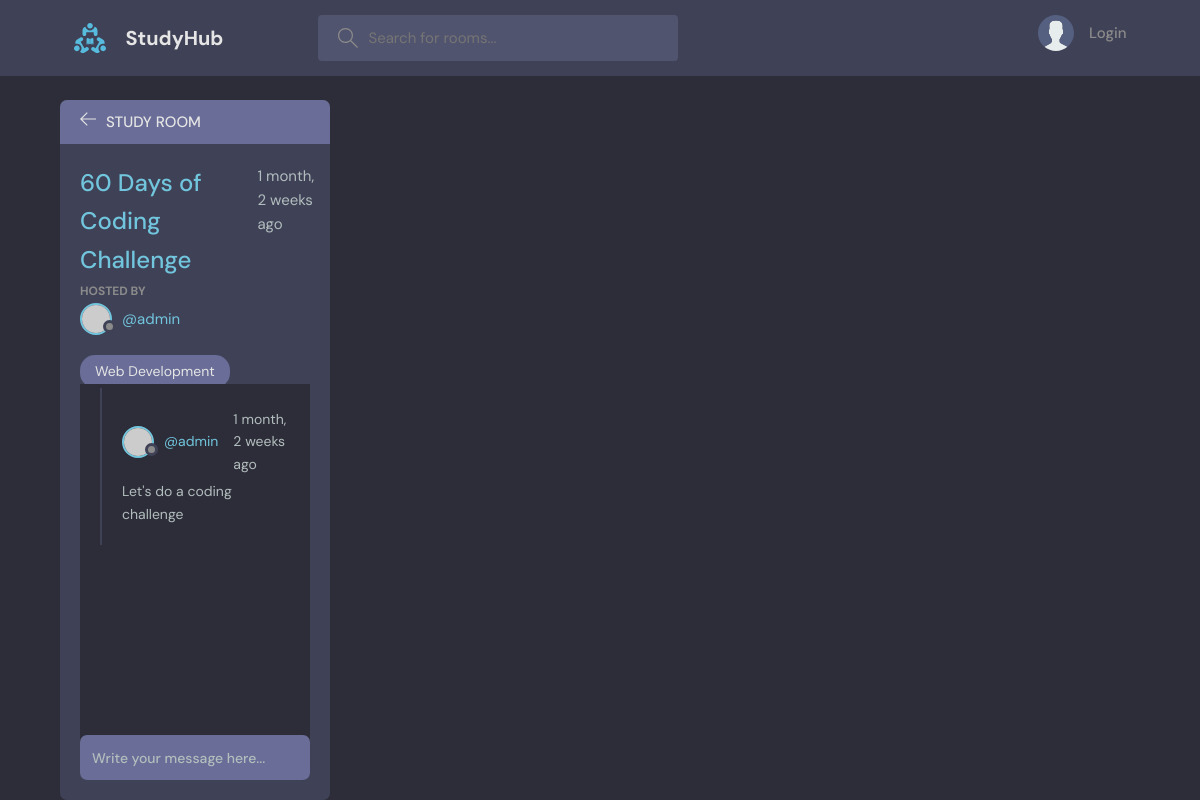
Page /room/1/ on the earlier database version.
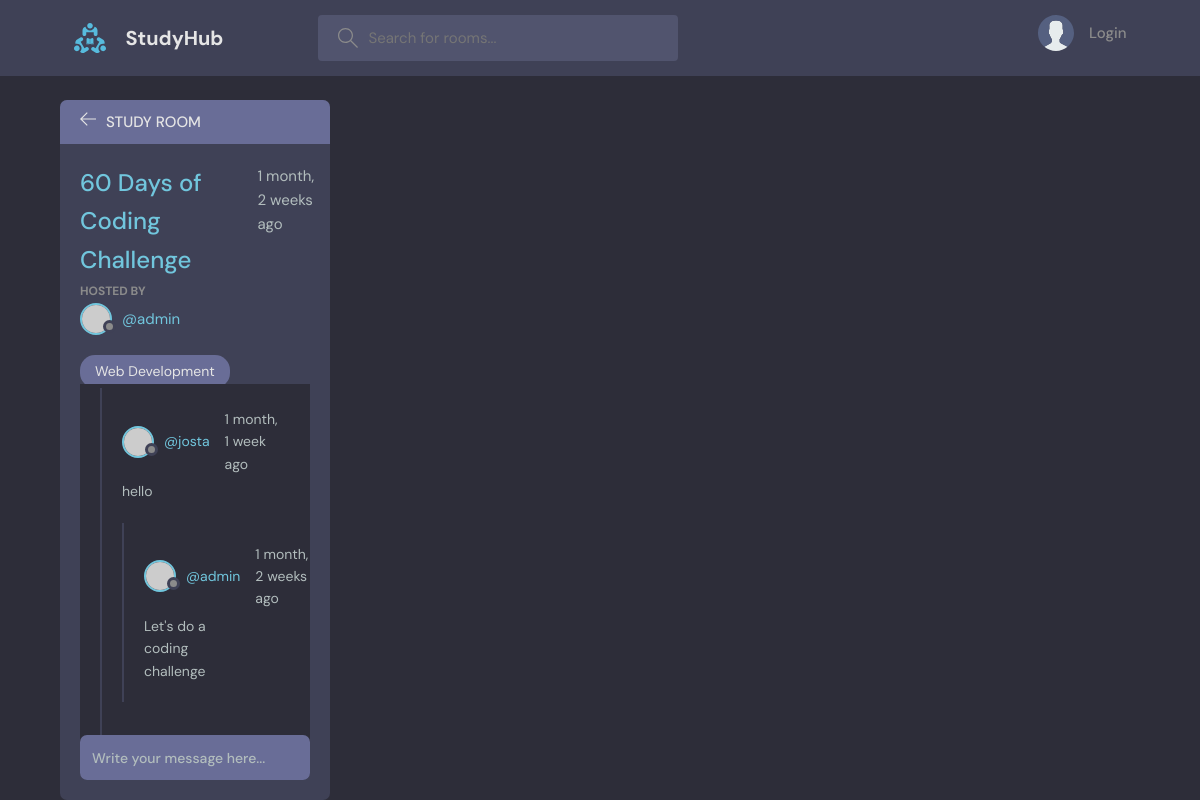
Same page on the later database version.
### base/models.py (models this page shows, shortened)
class Message(models.Model):
    user = models.ForeignKey(User, on_delete=models.CASCADE)
    room = models.ForeignKey(Room, on_delete=models.CASCADE)
    body = models.TextField()
    updated = models.DateTimeField(auto_now=True)
    created = models.DateTimeField(auto_now_add=True)
    class Meta:
        ordering = ['-updated', '-created']

### base/views.py (the view, shortened to what this page needs)
# urls.py: path('room/<str:pk>/', views.room, name="room"),
def room(request, pk):
    room = Room.objects.get(id=pk)
    room_messages = room.message_set.all()
    participants = room.participants.all()
    context = {'room': room, 'room_messages': room_messages, 'participants':participants}
    return render(request, 'base/room.html', context)

### base/models.py (called while the page is built)
    def __str__(self):
        return self.name

### base/templates/base/room.html (shortened to what this page needs)
{% extends 'main.html' %}
{% block content %}
  <main class="profile-page layout layout--2">
    <div class="container">
      <div class="room">
        <div class="room__top">
          <div class="room__topLeft">
            <a href="{% url 'home' %}">
              <svg version="1.1" xmlns="http://www.w3.org/2000/svg" width="32" height="32" viewBox="0 0 32 32">
                <title>arrow-left</title>
                <path
                  d="M13.723 2.286l-13.723 13.714 13.719 13.714 1.616-1.611-10.96-10.96h27.625v-2.286h-27.625l10.965-10.965-1.616-1.607z"
                ></path>
              </svg>
            </a>
            <h3>Study Room</h3>
          </div>
        </div>
        <div class="room__box scroll">
          <div class="room__header scroll">
            <div class="room__info">
              <h3>{{room.name}}</h3>
              <span>{{room.created|timesince}} ago</span>
            </div>
            <div class="room__hosted">
              <p>Hosted By</p>
              <a href="{% url 'user-profile' room.host.id %}" class="room__author">
                <div class="avatar avatar--small">
                  <img src="https://randomuser.me/api/portraits/men/37.jpg" />
                </div>
                <span>@{{room.host.username}}</span>
              </a>
            </div>
            <span class="room__topics">{{room.topic}}</span>
          </div>
          <div class="room__conversation">
            <div class="threads scroll">
              {% for message in room_messages %}
              <div class="thread">
                <div class="thread__top">
                  <div class="thread__author">
                    <a href="{% url 'user-profile' message.user.id %}" class="thread__authorInfo">
                      <div class="avatar avatar--small">
                        <img src="https://randomuser.me/api/portraits/men/37.jpg" />
                      </div>
                      <span>@{{message.user.username}}</span>
                    </a>
                    <span class="thread__date">{{message.created|timesince}} ago</span>
                  </div>
                </div>
                <div class="thread__details">
                  {{message.body}}
              </div>
              {% endfor %}
            </div>
          </div>
        </div>
        <div class="room__message">
          <form action="#"><input name="" placeholder="Write your message here..." /></form>
        </div>
      </div>
    </div>
  </main>
{% endblock content %}

Differences in the rows shown:
added Message: user.username "josta", created "1 month, 1 week", body "hello"
